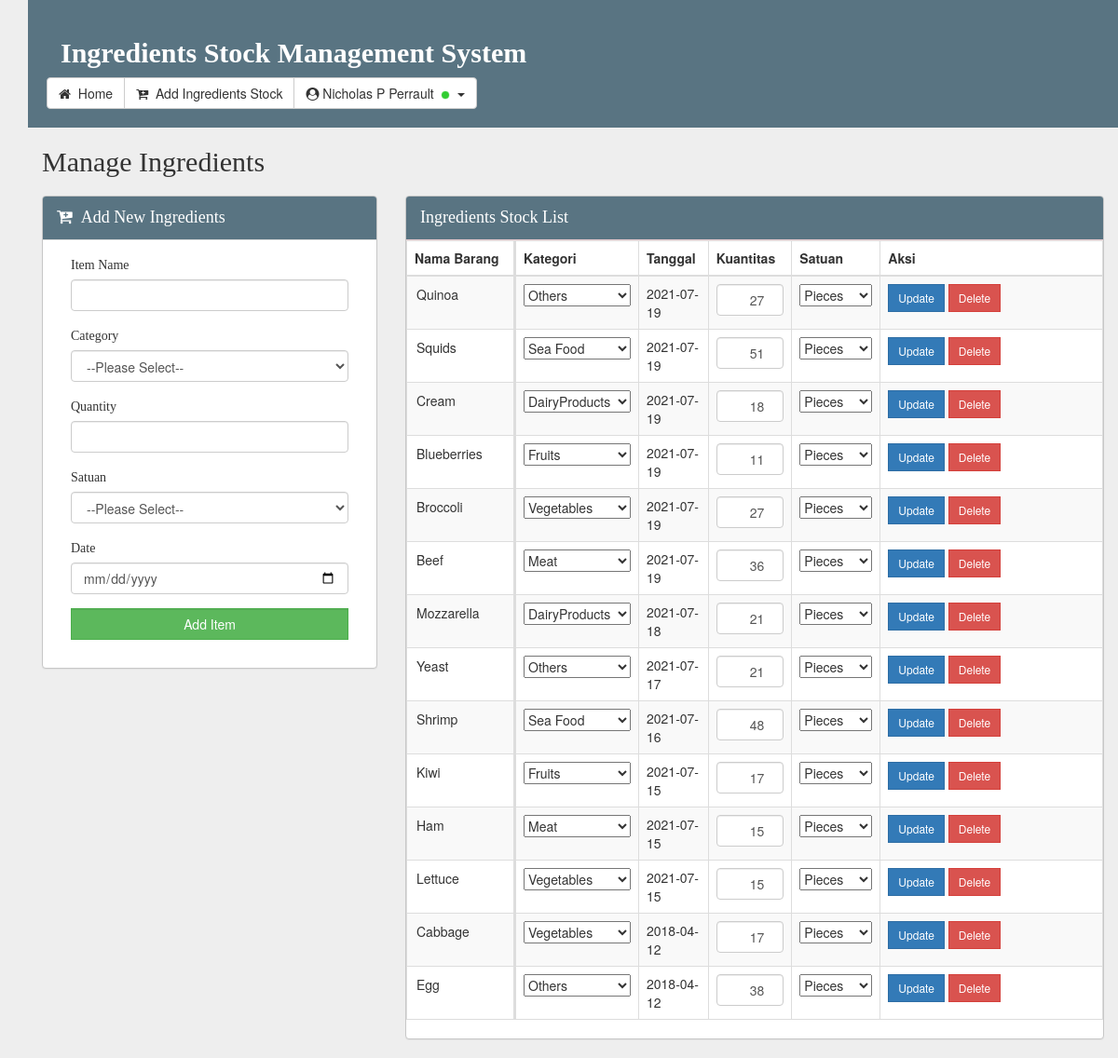
Page /add_stock.php (signed in) on the committed database.
### tables this page shows
CREATE TABLE `stock_ingredients` (
  `Id` int(11) NOT NULL,
  `ItemName` varchar(255) NOT NULL,
  `Category` varchar(255) NOT NULL,
  `Quantity` int(11) NOT NULL,
  `Unit` varchar(255) NOT NULL,
  `Date` date NOT NULL
);

### components/login_check.php (called while the page is built, shortened)
<?php include_once 'connection/mysqli.php';?>
<?php
  if($_SESSION['logged_in'] != true){
    header('location: '.$base_url.'index.php');
    die("in header, should have redirect to index because not logged in");
  }
  else{
    $getfullname = $_SESSION['get_fullname'];
  }
?>

### add_stock.php (the view, shortened to what this page needs)
<?php include 'components/login_check.php'; ?>
<!DOCTYPE html>
<html lang="en" dir="ltr">
  <head>
    <link rel="stylesheet" href="vendor/bootstrap/css/bootstrap.min.css"/>
    <link rel="stylesheet" href="https://cdn.jsdelivr.net/npm/select2@4.1.0-rc.0/dist/css/select2.min.css"/>
    <link rel="stylesheet" href="https://cdnjs.cloudflare.com/ajax/libs/selectize.js/0.15.2/css/selectize.bootstrap3.min.css" />
    <link rel="stylesheet" href="css/style.css"/>
    <link rel="stylesheet" href="vendor/font-awesome/css/font-awesome.min.css"/>
  </head>
  <body>
    <?php include_once 'header.php'; ?>
    <div class="container">
      <div class="container-fluid">
        <h3>Manage Ingredients </h3>
      </div>
      <div class="container">
        <div class="row">
          <div class="col-sm-4">
            <div class="panel panel-default">
              <div class="panel-heading"><span class="fa fa-cart-plus"></span>&nbsp;&nbsp;Add New Ingredients</div>
              <div class="panel-body">
                <form class="form" action="add_stock.php" method="post">
                  <div class="col-sm-12">
                    <div class="form-group">
                      <label for="item_name">Item Name</label>
                      <input class="form-control" type="text" name="item_name" id="item_name" required>
                    </div>
                    <div class="form-group">
                      <label for="category">Category</label>
                      <select class="form-control" id="category" name="category" required>
                        <option value="">--Please Select--</option>
                      </select>
                    </div>
                    <div class="form-group">
                      <label for="quantity">Quantity</label>
                      <input class="form-control" type="number" min="1" name="quantity" id="quantity" required>
                    </div>
                    <div class="form-group">
                      <label for="unit">Satuan</label>
                      <select class="form-control" id="unit" name="unit" required>
                        <option value="">--Please Select--</option>
                      </select>
                    </div>
                    <div class="form-group">
                      <label for="date">Date</label>
                      <input class="form-control" type="date" min="1" name="date" id="date" required>
                    </div>
                    <div class="form-group">
                      <input class="form-control btn btn-success" style="border-radius:0%;" type="submit" name="add_item" id="add_item" value="Add Item">
                    </div>
                    </div>
                </form>
              </div>
          </div>
          </div>
          <div class="col-sm-8">
            <div class="panel panel-danger" id="panel_table">
              <div class="panel-heading">Ingredients Stock List</div>
              <div class="panel-body">
                <div class="table-responsive">
                  <table class="table table-striped table-hover table-bordered">
                    <thead>
                      <tr>
                        <th width="10%" class="sticky-col">Nama Barang</th>
                        <th width="10%">Kategori</th>
                        <th width="10%">Tanggal</th>
                        <th width="12%">Kuantitas</th>
                        <th width="12%">Satuan</th>
                        <th >Aksi</th>
                      </tr>
                    </thead>
                    <tbody>
                      <?php
                        $posts_display = $mysqli->query("SELECT * FROM stock_ingredients ORDER BY Id DESC");
                        while($posting = $posts_display->fetch_assoc()){
                          echo '
                            <form class="form" action="add_stock.php" method="post">
                            <tr>
                              <td class="sticky-col"><input type="text" value='. $posting['ItemName'] .' id="readonly" name="display_item_name" readonly></td>
                              <td>
                                <select class="select-in-table" name="display_item_category">
                                  <option>'. $posting['Category'] .'</option>
                                </select>
                              </td>
                              <td>'. $posting['Date'] .'</td>
                              <td ><input type="number" class="quantity form-control" min="0" value='. $posting['Quantity'] .' name="display_item_quantity"></td>
                              <td >
                              <select class="unit" name="display_item_unit">
                                  <option>'. $posting['Unit'] .'</option>
                                </select>
                              </td>
                              <td>
                                  <button class="btn btn-primary btn-sm" style="border-radius:0%;" type="submit" name="update">Update</button>
                                  <a href="deleteItem.php?id='.$posting['Id'].'"><button class="btn btn-danger btn-sm" style="border-radius:0%;" type="button" data-target="#delete">Delete</button></a>
                              </td>
                            </tr>
                            </form>
                            ';
                        }
                       ?>
                    </tbody>
                  </table>
                </div>
              </div>
            </div>
          </div>
        </div>
    </div>
  </body>
</html>

### header.php (shortened to what this page needs)
<div class="container">
  <div class="container" id="title_container">
    <div class="container-fluid">
      <h1 class="brand">Ingredients Stock Management System</h1>
    </div>
    <?php if($_SESSION['get_position'] != 'USER') {?>
    <div class="btn-group">
      <a class="btn btn-default" href="home.php"><span class="fa fa-home"></span>&nbsp;&nbsp;Home</a>
      <a class="btn btn-default" href="add_stock.php"><span class="fa fa-cart-plus"></span>&nbsp;&nbsp;Add Ingredients Stock</a>
      <div class="btn-group">
        <button type="button" class="btn btn-default dropdown-toggle" data-toggle="dropdown"> <span class="fa fa-user-circle"></span>
        <?php echo $getfullname; ?>&nbsp;&nbsp;<img src="images/online.png" width="10">&nbsp;&nbsp;<span class="caret"></span></button>
      </div>
    </div>
    <?php }?>
  </div>
</div>

### css/style.css (style rules this page uses)
body { background: #eee; }
#title_container { background: #597482; padding: 20px; }
#title_container .container-fluid .brand { font-family: "Corbel"; font-size: 30px; font-weight: bolder; color: #fff; }
.panel { border: 1px solid #c7c7c7; }
.panel .panel-heading { background: #597482; font-family: "Corbel"; font-size: 18px; font-weight: lighter; color: #fff; }
label { font-family: "Corbel"; font-size: 14px; font-weight: lighter; }
h3 { font-family: "Corbel"; font-size: 30px; font-weight: lighter; color: #333; }
#panel_table .panel-body { padding: 0px; }
#readonly { border: none; background: none; }
h1, h2, h3, h4, h5, p { cursor: default; }
.btn, select { cursor: pointer; }
h3 { color: #333; margin-bottom: 20px; }
table.table input[type="number"] { padding-right: 20px; }
table.table input[type="number"] { -webkit-appearance: textfield; -moz-appearance: textfield; appearance: textfield; }
table.table>tbody>tr>td:first-child>input { width: 100px; }
table.table .quantity { width: 100%; text-align: right; }
table.table>thead>tr>th.sticky-col, table.table>tbody>tr>td.sticky-col { position: sticky; background-color: white; left: 0; z-index: 2; }
.table-striped>tbody>tr:nth-of-type(odd)>td.sticky-col { background-color: #f9f9f9; }
table.table>thead>tr>th.sticky-col::after, table.table>tbody>tr>td.sticky-col::after { content: ''; position: absolute; top: 0; left: 0; width: 100%; height: 100%; border-right: 2px solid #ddd; z-index: -1; }

### rows in the picture
stock_ingredients: display_item_name "Quinoa", display_item_category "Others", Date "2021-07-19", display_item_quantity "27", display_item_unit "Pieces"
stock_ingredients: display_item_name "Squids", display_item_category "Sea Food", Date "2021-07-19", display_item_quantity "51", display_item_unit "Pieces"
stock_ingredients: display_item_name "Cream", display_item_category "DairyProducts", Date "2021-07-19", display_item_quantity "18", display_item_unit "Pieces"
stock_ingredients: display_item_name "Blueberries", display_item_category "Fruits", Date "2021-07-19", display_item_quantity "11", display_item_unit "Pieces"
stock_ingredients: display_item_name "Broccoli", display_item_category "Vegetables", Date "2021-07-19", display_item_quantity "27", display_item_unit "Pieces"
stock_ingredients: display_item_name "Beef", display_item_category "Meat", Date "2021-07-19", display_item_quantity "36", display_item_unit "Pieces"
stock_ingredients: display_item_name "Mozzarella", display_item_category "DairyProducts", Date "2021-07-18", display_item_quantity "21", display_item_unit "Pieces"
stock_ingredients: display_item_name "Yeast", display_item_category "Others", Date "2021-07-17", display_item_quantity "21", display_item_unit "Pieces"
stock_ingredients: display_item_name "Shrimp", display_item_category "Sea Food", Date "2021-07-16", display_item_quantity "48", display_item_unit "Pieces"
stock_ingredients: display_item_name "Kiwi", display_item_category "Fruits", Date "2021-07-15", display_item_quantity "17", display_item_unit "Pieces"
stock_ingredients: display_item_name "Ham", display_item_category "Meat", Date "2021-07-15", display_item_quantity "15", display_item_unit "Pieces"
stock_ingredients: display_item_name "Lettuce", display_item_category "Vegetables", Date "2021-07-15", display_item_quantity "15", display_item_unit "Pieces"
stock_ingredients: display_item_name "Cabbage", display_item_category "Vegetables", Date "2018-04-12", display_item_quantity "17", display_item_unit "Pieces"
stock_ingredients: display_item_name "Egg", display_item_category "Others", Date "2018-04-12", display_item_quantity "38", display_item_unit "Pieces"

### other values in the picture
$getfullname "Nicholas P Perrault"
